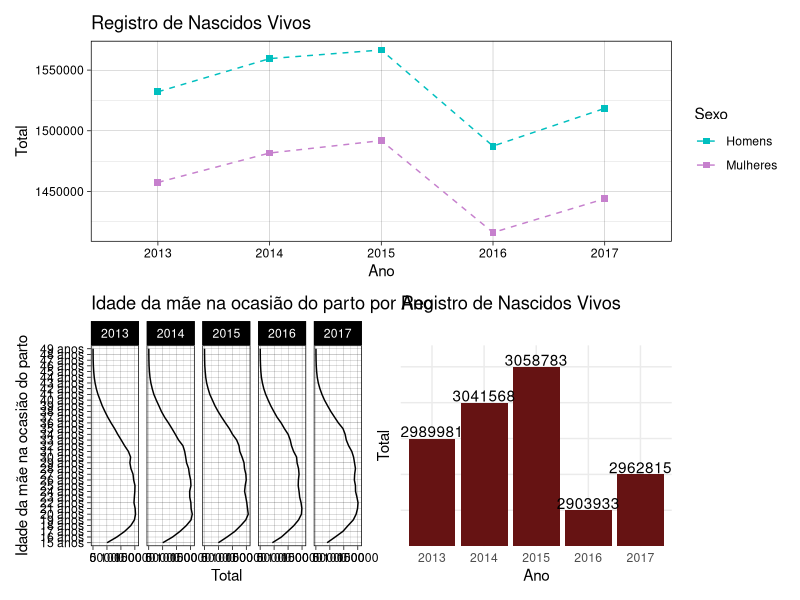

Write R code to recreate this figure.

# Pacotes -----------------------------------------------------------------

library(readxl)
library(dplyr)
library(ggplot2)
library(tidyr)
library(patchwork)

options(scipen = 99999999)

# Import ------------------------------------------------------------------

data <- read_excel("Registro Civil.xlsx", skip = 2)

# Graficos ----------------------------------------------------------------

rnv_total <- 
  data %>%  
  .[1, 2:6] %>%
  gather(Ano, Total) %>% 
  ggplot(aes(Ano, Total)) +
  geom_bar(fill = "#661313", stat = 'identity') +
  geom_text(aes(label = Total), nudge_y = 0.2) +
  theme_minimal() +
  theme(axis.text.y = element_blank()) +
  ggtitle("Registro de Nascidos Vivos")

rnv_sexo <-
  data %>% 
  .[3:4, ] %>% 
  rename("Sexo" = `Registros de nascidos vivos`) %>%
  gather(Ano, Total, -Sexo) %>% 
  mutate(Total = as.numeric(Total)) %>% 
  ggplot(aes(x = Ano, y = Total, color = Sexo)) +
  geom_point(shape = 15, size = 2) +
  geom_line(aes(group = Sexo), linetype = "dashed", size = 0.5) +
  scale_color_manual(values = c("#00bfbf", "#c680cd")) +
  # scale_y_continuous(breaks = seq(1410000, 1570000, 10000)) +
  theme_linedraw() +
  ggtitle("Registro de Nascidos Vivos")

rnv_idade_mae <-
  data %>% 
  .[c(7:50), ] %>% 
  .[-(c(7,8,14,20,26,32,38,44,50)-6), ] %>% 
  gather(Ano, Total, -`Registros de nascidos vivos`) %>% 
  mutate(Total = as.numeric(Total)) %>% 
  ggplot(aes(x = `Registros de nascidos vivos`, y = Total)) +
  geom_line(aes(group = Ano)) +
  facet_grid(~ Ano, switch = 'y') +
  theme_linedraw() +
  coord_flip() +
  theme(strip.text.y = element_text(angle = 180)) +
  labs(x = "Idade da mãe na ocasião do parto", title = "Idade da mãe na ocasião do parto por Ano")

rnv_sexo / (rnv_idade_mae + rnv_total)


# data %>% 
#   .[c(7,8,14,20,26,32,38,44,50), ] %>% 
#   gather(Ano, Total, -`Registros de nascidos vivos`) %>% 
#   mutate(Total = as.numeric(Total)) %>% 
#   ggplot(aes(x = `Registros de nascidos vivos`, y = Total)) +
#   geom_line(aes(group = Ano)) +
#   scale_y_continuous(breaks = seq(0, 750000, 250000)) +
#   facet_grid(~ Ano) +
#   theme_linedraw() +
#   coord_flip() +
#   labs(x = "Idade da mãe na ocasião do parto",
#        title = "Idade da mãe na ocasião do parto por Ano")



# base_mod <- data %>% .[53:104, ]
#   
# base_mod %>% 
#   mutate(ano_registro = c(as.character(2016:2011), rep("2010 ou menos", nrow(.)-6))) %>% 
#   mutate_at(2:6, ~ ifelse(.x == "...", 0, .x) %>% as.numeric()) %>% 
#   group_by(ano_registro) %>%
#   summarise(
#     "2013" = sum(`2013`, na.rm = T),
#     "2014" = sum(`2014`, na.rm = T),
#     "2015" = sum(`2015`, na.rm = T),
#     "2016" = sum(`2016`, na.rm = T),
#     "2017" = sum(`2017`, na.rm = T)
#   ) %>% 
#   gather(Ano, Total, -ano_registro) %>%
#   # mutate(Total = as.numeric(Total)) %>%
#   ggplot(aes(x = ano_registro, y = Total)) +
#   facet_grid(~ Ano) +
#   geom_col() +
#   # geom_text(aes(label = Total)) +
#   coord_flip()








